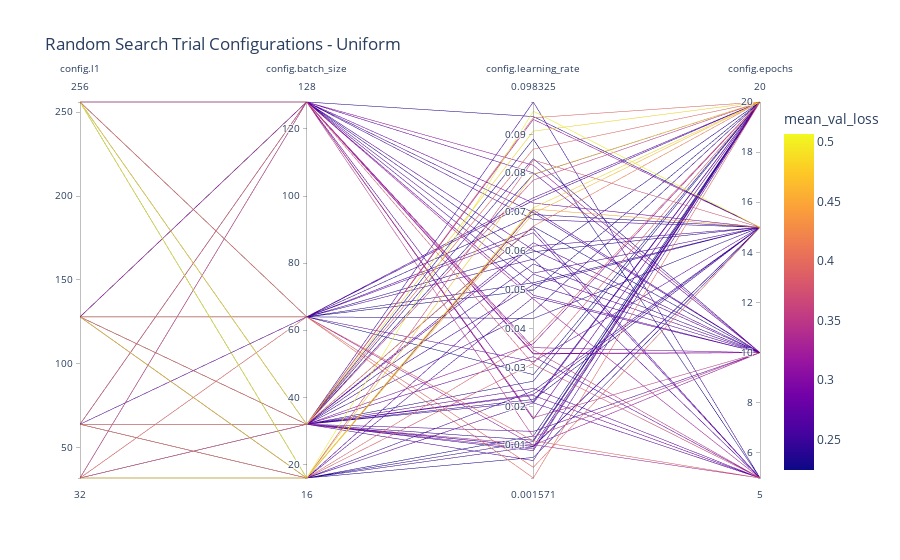

Source (notebook cell):
### Markdown cell above
<div style="display: flex; justify-content: space-between; align-items: center; width: 100%;">
    <span style="color: #ff6900; font-size: 25px; font-weight: bold;">Tested Configurations Overview</span>
    <span style="text-align: right; font-size: 12px;">Lena Hammerer | Luisa Ibele | Hanna Steinwender</span>
</div>

- **Random Search** provides a big picture perspective across the whole search space.
- <span style="color: #ff6900;">... why are there so many small _Learning Rate_ configurations tested?</span>

### Code cell
fig = px.parallel_coordinates(df_flat_e7, color="mean_val_loss",
                              title='Random Search Trial Configurations - Uniform',
                              dimensions=['config.l1', 'config.batch_size', 'config.learning_rate',
                                          'config.epochs'], width=900)
fig.show()
